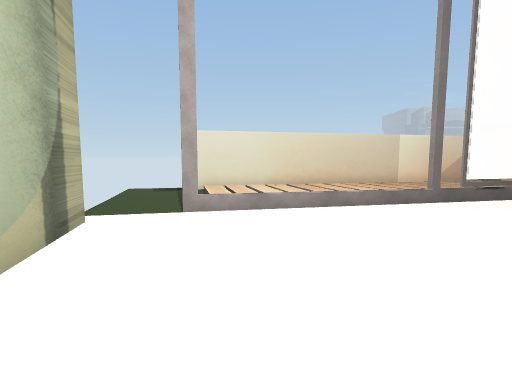
View 1 (above)

16 first-person views from a walk through a scene from a Unity 3-D project. The camera is 1.3 m above the floor, tilts 6° down and sees 80° across. The floor is counted in squares, 1 m on a side. Each view is taken from the middle of a square. On the plan, view 1 faces up. The plan holds only what a view shows up to about 14 squares ahead; the rest is blank. The place goes on beyond the plan. Some surface patterns are stand-ins.

View 2
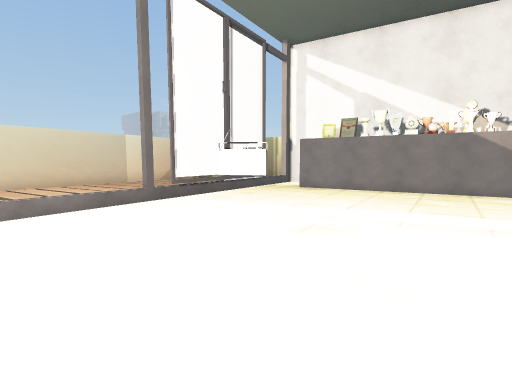

View 3
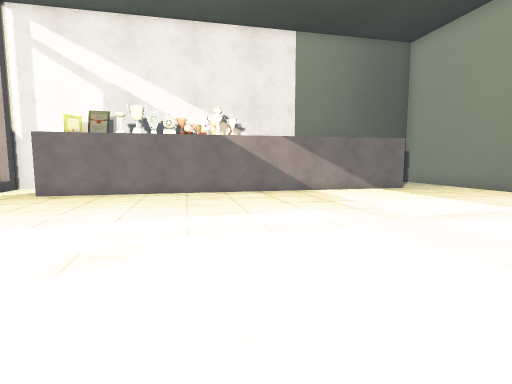

View 4
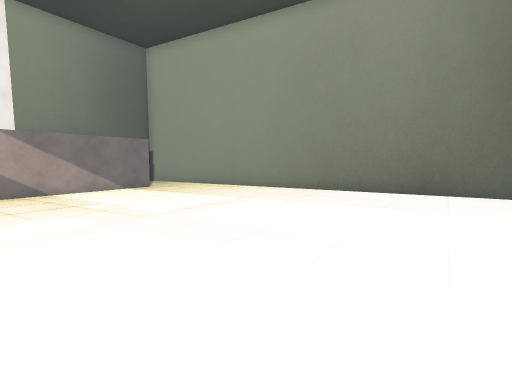

View 5
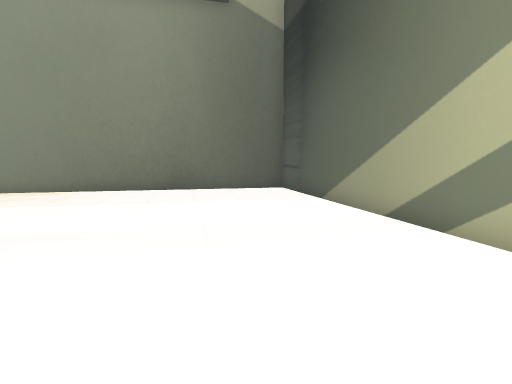

View 6
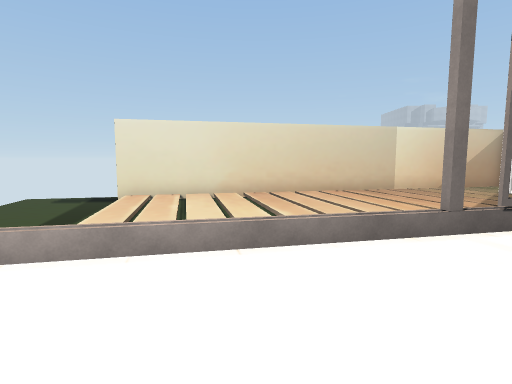

View 7
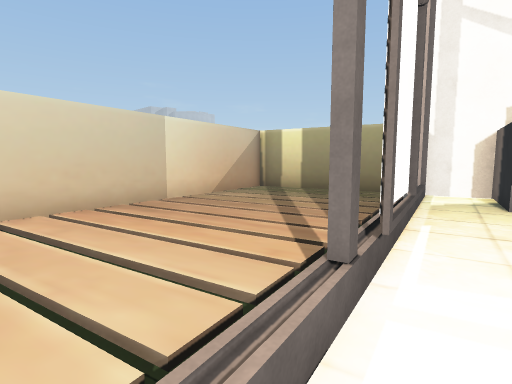

View 8
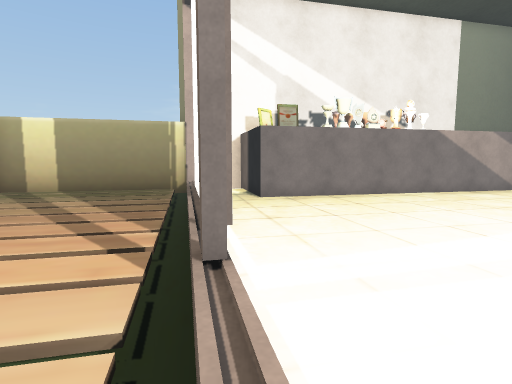

View 9
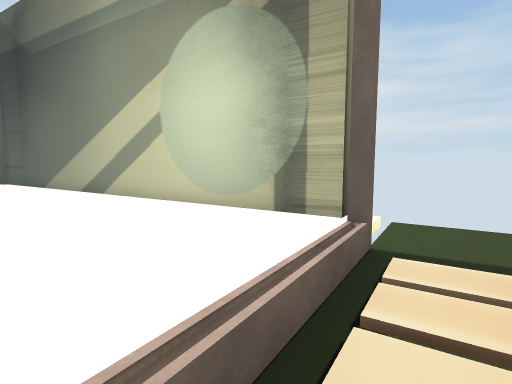

View 10
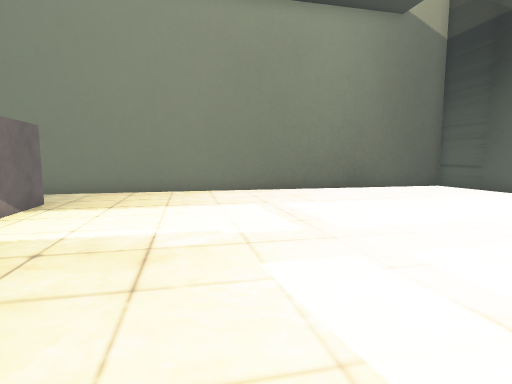

View 11
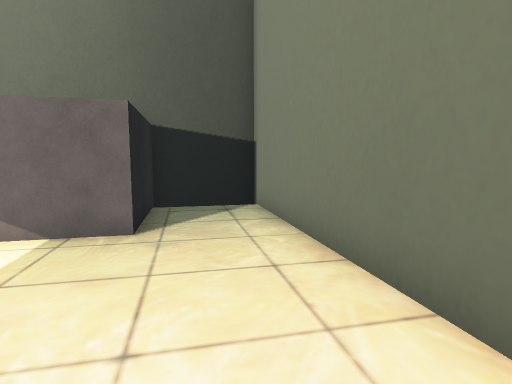

View 12
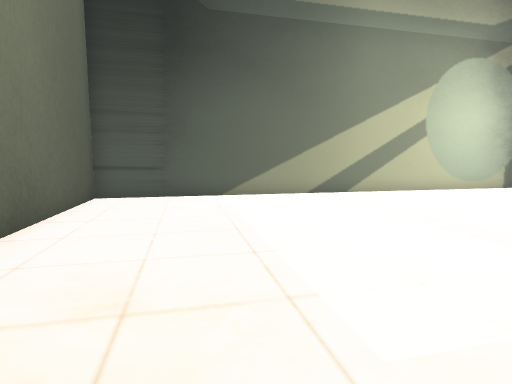

View 13
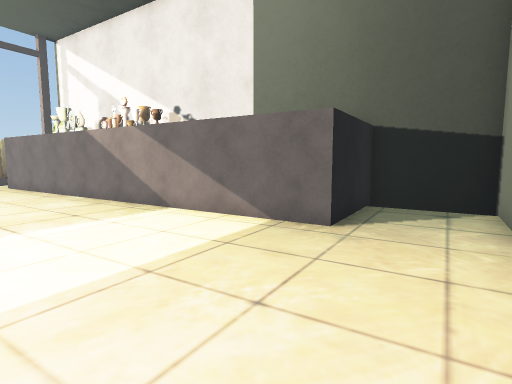

View 14
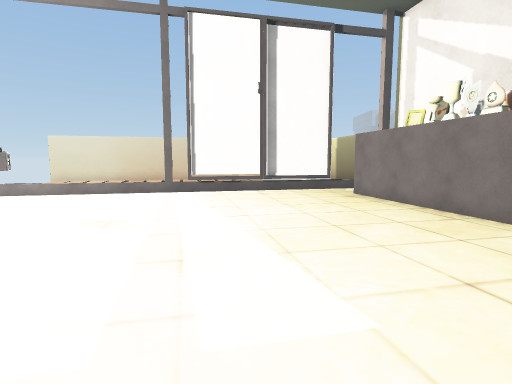

View 15
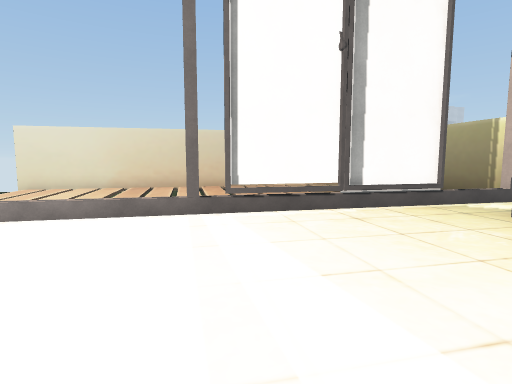

View 16
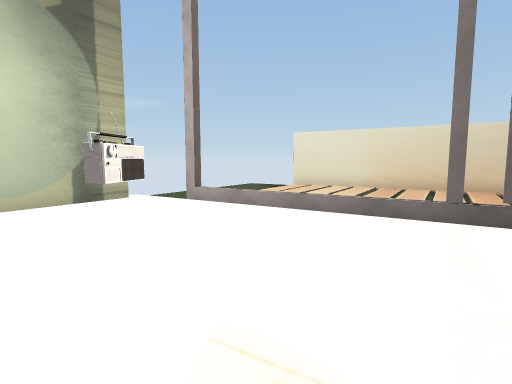

### Floor plan
Key: @ floor where view 1 was taken; # wall or solid block; x gap in a wall; . floor; / step, stairs or slope; = window, fence, low wall or low ledge; R radio; O other object.
Columns run from 5 left of view 1 to 20 right of it. Each row starts with its distance up from view 1.
 18               ######
 17           #####/...#
 16       #####/...////#
 15  .#####.../////////##
 14 .....///////////////#
 13 ...///////////////./#
 12 ...///////////././//##
 11 .../////..//.///##O/.#
 10  .....//////####=....#
  9  ...//////#x#.....####
  8  ..#OO/...........#
  7    ...............##
  6  x.................#
  5  ##................#
  4   #................#
  3   #......R.........#
  2   #................##
  1   ##................#
  0    #.@..............#
 -1    #................#
 -2    #................##
 -3    #.................#
 -4    ##................#
 -5     #................#####
 -6     #....................#
 -7     #....................#
 -8     ##..................##
 -9      #..............#####
-10      #.........######
-11      #.....#####
-12      #######

Positions as (right, up) in squares from view 1, and headings:
1: (0, 0), facing up
2: (1, 0), facing up-right
3: (2, 1), facing right
4: (2, 1), facing down-right
5: (2, 2), facing down
6: (2, 4), facing up
7: (3, 8), facing up-right
8: (3, 9), facing right
9: (3, 10), facing down-left
10: (10, 3), facing down
11: (11, -8), facing right
12: (11, -7), facing left
13: (11, -9), facing up-right
14: (9, -3), facing up
15: (7, 2), facing up
16: (7, 2), facing up-left
